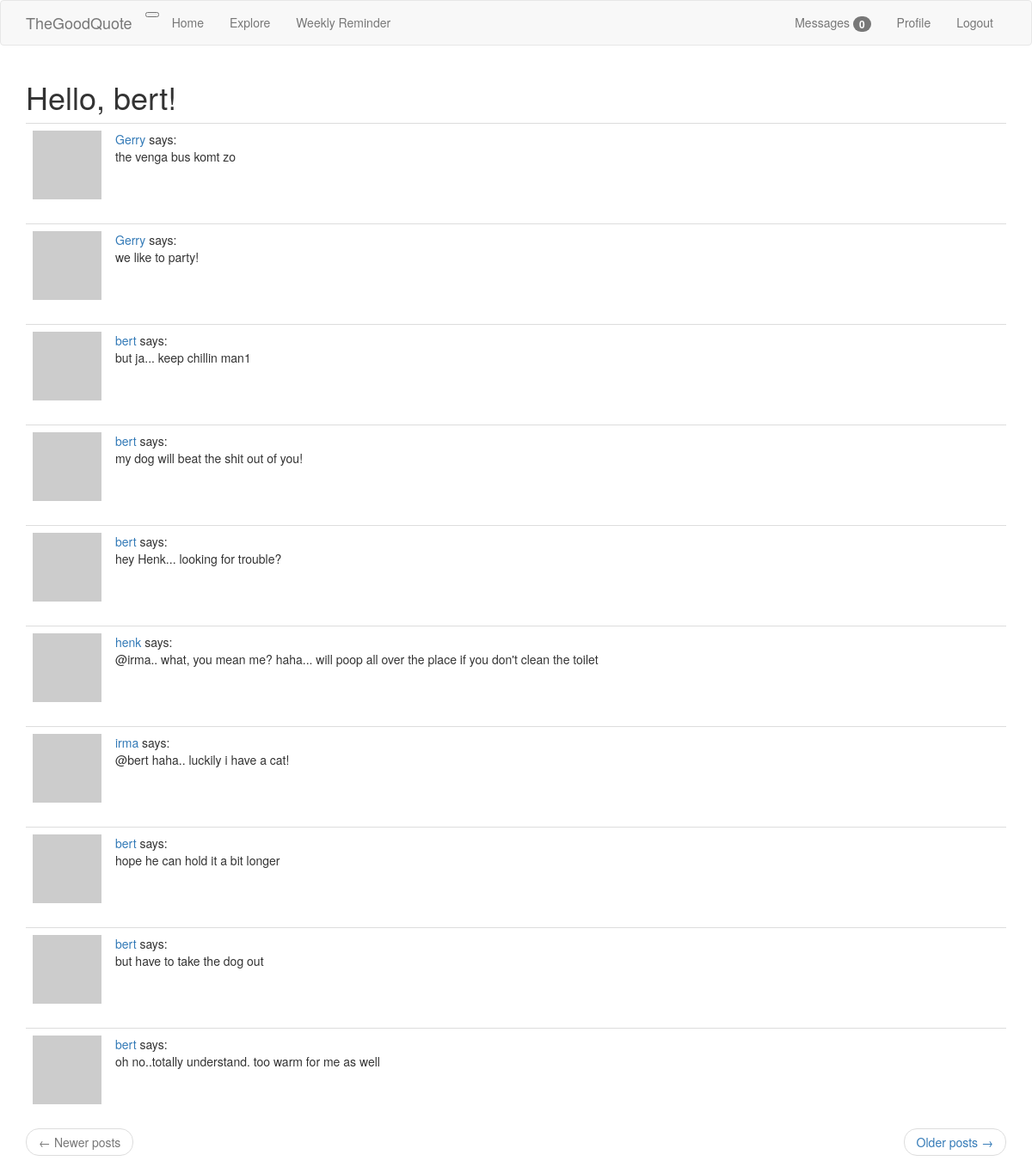
Page /explore (signed in) on the committed database.
### app/models.py (models this page shows, shortened)
class User(UserMixin, db.Model):
    id = db.Column(db.Integer, primary_key=True)
    username = db.Column(db.String(60), index=True, unique=True)
    email = db.Column(db.String(120), index=True, unique=True)
    password_hash = db.Column(db.String(128))
    posts = db.relationship('Post', backref='author', lazy='dynamic')
    todos = db.relationship('Todo', backref='author', lazy='dynamic')
    about_me = db.Column(db.String(140))
    last_seen = db.Column(db.DateTime, default=datetime.utcnow)
    followed = db.relationship(
        'User', secondary=followers,
        primaryjoin=(followers.c.follower_id == id),
        secondaryjoin=(followers.c.followed_id == id),
        backref=db.backref('followers', lazy='dynamic'), lazy='dynamic')
    messages_sent = db.relationship('Message',
                                    foreign_keys='Message.sender_id',
                                    backref='author', lazy='dynamic')
    messages_received = db.relationship('Message',
                                        foreign_keys='Message.recipient_id',
                                        backref='recipient', lazy='dynamic')
    last_message_read_time = db.Column(db.DateTime)
    notifications = db.relationship('Notification', backref='user', lazy='dynamic')
    def avatar(self, size):
        digest = md5(self.email.lower().encode('utf-8')).hexdigest()
        return 'https://www.gravatar.com/avatar?{}?d=identicon&s={}'.format(
            digest, size)
    def new_messages(self):
        last_read_time = self.last_message_read_time or datetime(1900, 1, 1)
        return Message.query.filter_by(recipient=self).filter(
            Message.timestamp > last_read_time).count()

class Post(db.Model):
    id = db.Column(db.Integer, primary_key=True)
    body = db.Column(db.String(140))
    timestamp = db.Column(db.DateTime, index=True, default=datetime.utcnow)
    user_id = db.Column(db.Integer, db.ForeignKey('user.id'))

### app/routes.py (the view)
@app.route('/explore')
@login_required
def explore():
    page = request.args.get('page', 1, type=int)
    posts = Post.query.order_by(Post.timestamp.desc()).paginate(
        page, app.config['POSTS_PER_PAGE'], False)
    next_url = url_for('explore', page=posts.next_num) \
        if posts.has_next else None
    prev_url = url_for('explore', page=posts.prev_num) \
        if posts.has_prev else None
    return render_template('index.html', title='Explore', posts=posts.items,
                           next_url=next_url, prev_url=prev_url)

### app/models.py (called while the page is built)
@login.user_loader
def load_user(id):
    return User.query.get(int(id))

### app/routes.py (called while the page is built)
@app.before_request
def before_request():
    if current_user.is_authenticated:
        current_user.last_seen = datetime.utcnow()
        db.session.commit()

### app/templates/index.html (shortened to what this page needs)
{% extends 'base.html' %}
{% import 'bootstrap/wtf.html' as wtf %}
{% block app_content %}
    <h1>Hello, {{ current_user.username }}!</h1>
    {% for post in posts %}
        {% include '_post.html' %}
    {% endfor %}
    <nav aria-label="...">
        <ul class="pager">
            <li class="previous{% if not prev_url %} disabled{% endif %}">
                <a href="{{ prev_url or '#' }}">
                    <span aria-hidden="true">&larr;</span> Newer posts
                </a>
            </li>
            <li class="next{% if not next_url %} disabled{% endif %}">
                <a href="{{ next_url or '#' }}">
                    Older posts <span aria-hidden="true">&rarr;</span>
                </a>
            </li>
        </ul>
    </nav>
{% endblock %}

### app/templates/_post.html
<table class="table table-hover">
    <tr>
        <td width="70px">
            <a href="{{ url_for('user', username=post.author.username )}}">
                <img src="{{ post.author.avatar(70) }}" />
            </a>
        </td>
        <td>
            <a href="{{ url_for('user', username=post.author.username )}}">
                {{ post.author.username }}
            </a>
            says:
            <br>
            <span id="post{{ post.id }}">{{ post.body }}</span>
        </td>
    </tr>
</table>

### rows in the picture
User: username "bert"
Post: author.username "Gerry", body "the venga bus komt zo"
Post: author.username "Gerry", body "we like to party!"
Post: author.username "bert", body "but ja... keep chillin man1"
Post: author.username "bert", body "my dog will beat the shit out of you!"
Post: author.username "bert", body "hey Henk... looking for trouble?"
Post: author.username "henk", body "@irma.. what, you mean me? haha... will poop all over the place if you don't clean the toilet"
Post: author.username "irma", body "@bert haha.. luckily i have a cat!"
Post: author.username "bert", body "hope he can hold it a bit longer"
Post: author.username "bert", body "but have to take the dog out"
Post: author.username "bert", body "oh no..totally understand. too warm for me as well"

### other values in the picture
{{ new_messages }} "0"
